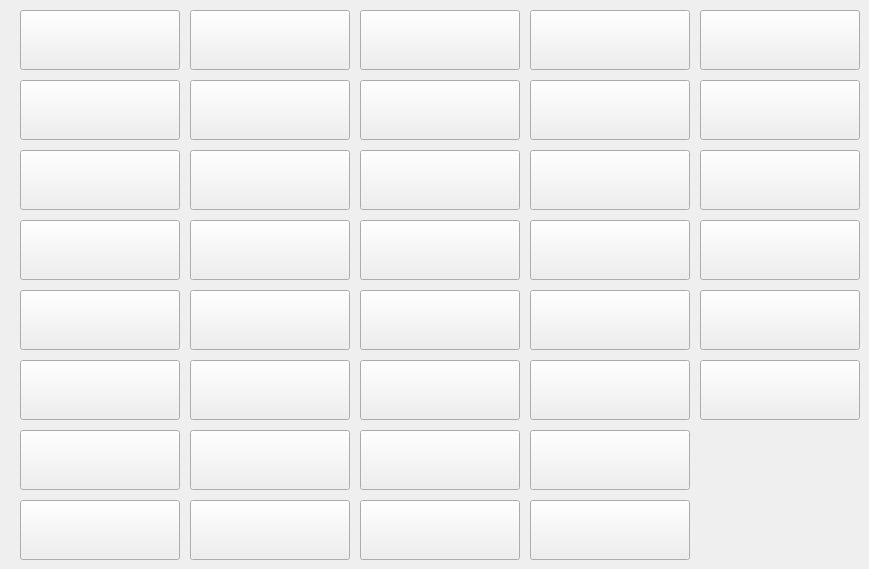
   <widget class="QWidget" name="tab_2">
    <attribute name="title">
     <string>FullpornNetwork</string>
    </attribute>
    <widget class="QPushButton" name="Btn_Analized">
     <property name="geometry">
      <rect>
       <x>20</x>
       <y>80</y>
       <width>160</width>
       <height>60</height>
      </rect>
     </property>
     <property name="font">
      <font>
       <pointsize>18</pointsize>
      </font>
     </property>
     <property name="whatsThis">
      <string>Analized</string>
     </property>
     <property name="styleSheet">
      <string notr="true">background-image: url(:/gui/resource_collection_files/Logos/studios/Analized/Analized_160x60.jpg);

</string>
     </property>
     <property name="text">
      <string/>
     </property>
    </widget>
    <widget class="QPushButton" name="Btn_FullpornNetwork">
     <property name="geometry">
      <rect>
       <x>20</x>
       <y>10</y>
       <width>160</width>
       <height>60</height>
      </rect>
     </property>
     <property name="font">
      <font>
       <pointsize>18</pointsize>
      </font>
     </property>
     <property name="whatsThis">
      <string>FullpornNetwork</string>
     </property>
     <property name="styleSheet">
      <string notr="true">background-image: url(:/gui/resource_collection_files/Logos/studios/FullpornNetwork/FullpornNetwork_160x60.png);

</string>
     </property>
     <property name="text">
      <string/>
     </property>
    </widget>
    <widget class="QPushButton" name="Btn_AbbieMarley">
     <property name="geometry">
      <rect>
       <x>20</x>
       <y>150</y>
       <width>160</width>
       <height>60</height>
      </rect>
     </property>
     <property name="font">
      <font>
       <pointsize>18</pointsize>
      </font>
     </property>
     <property name="whatsThis">
      <string>AbbieMarley</string>
     </property>
     <property name="styleSheet">
      <string notr="true">background-image: url(:/gui/resource_collection_files/Logos/studios/AbbieMarley/AbbieMarley_160x60.jpg);

</string>
     </property>
     <property name="text">
      <string/>
     </property>
    </widget>
    <widget class="QPushButton" name="Btn_AnalAmateur">
     <property name="geometry">
      <rect>
       <x>20</x>
       <y>220</y>
       <width>160</width>
       <height>60</height>
      </rect>
     </property>
     <property name="font">
      <font>
       <pointsize>18</pointsize>
      </font>
     </property>
     <property name="whatsThis">
      <string>AnalAmateur</string>
     </property>
     <property name="styleSheet">
      <string notr="true">background-image: url(:/gui/resource_collection_files/Logos/studios/AnalAmateur/AnalAmateur_160x60.jpg);

</string>
     </property>
     <property name="text">
      <string/>
     </property>
    </widget>
    <widget class="QPushButton" name="Btn_AnalBBC">
     <property name="geometry">
      <rect>
       <x>20</x>
       <y>290</y>
       <width>160</width>
       <height>60</height>
      </rect>
     </property>
     <property name="font">
      <font>
       <pointsize>18</pointsize>
      </font>
     </property>
     <property name="whatsThis">
      <string>AnalBBC</string>
     </property>
     <property name="styleSheet">
      <string notr="true">background-image: url(:/gui/resource_collection_files/Logos/studios/AnalBBC/AnalBBC_160x90.jpg);
      
</string>
     </property>
     <property name="text">
      <string/>
     </property>
    </widget>
    <widget class="QPushButton" name="Btn_AnalViolation">
     <property name="geometry">
      <rect>
       <x>20</x>
       <y>360</y>
       <width>160</width>
       <height>60</height>
      </rect>
     </property>
     <property name="font">
      <font>
       <pointsize>18</pointsize>
      </font>
     </property>
     <property name="whatsThis">
      <string>AnalViolation</string>
     </property>
     <property name="styleSheet">
      <string notr="true">background-image: url(:/gui/resource_collection_files/Logos/studios/AnalViolation/AnalViolation_160x60.jpg);
      
</string>
     </property>
     <property name="text">
      <string/>
     </property>
    </widget>
    <widget class="QPushButton" name="Btn_BadDaddyPOV">
     <property name="geometry">
      <rect>
       <x>20</x>
       <y>430</y>
       <width>160</width>
       <height>60</height>
      </rect>
     </property>
     <property name="font">
      <font>
       <pointsize>18</pointsize>
      </font>
     </property>
     <property name="whatsThis">
      <string>BadDaddyPOV</string>
     </property>
     <property name="styleSheet">
      <string notr="true">background-image: url(:/gui/resource_collection_files/Logos/studios/BadDaddyPOV/BadDaddyPOV_160x60.jpg);
      
</string>
     </property>
     <property name="text">
      <string/>
     </property>
    </widget>
    <widget class="QPushButton" name="Btn_BadFamilyPOV">
     <property name="geometry">
      <rect>
       <x>20</x>
       <y>500</y>
       <width>160</width>
       <height>60</height>
      </rect>
     </property>
     <property name="font">
      <font>
       <pointsize>18</pointsize>
      </font>
     </property>
     <property name="whatsThis">
      <string>BadFamilyPOV</string>
     </property>
     <property name="styleSheet">
      <string notr="true">background-image: url(:/gui/resource_collection_files/Logos/studios/BadFamilyPOV/BadFamilyPOV_160x60.jpg);
      
</string>
     </property>
     <property name="text">
      <string/>
     </property>
    </widget>
    <widget class="QPushButton" name="Btn_HerGape">
     <property name="geometry">
      <rect>
       <x>190</x>
       <y>360</y>
       <width>160</width>
       <height>60</height>
      </rect>
     </property>
     <property name="font">
      <font>
       <pointsize>18</pointsize>
      </font>
     </property>
     <property name="whatsThis">
      <string>HerGape</string>
     </property>
     <property name="styleSheet">
      <string notr="true">background-image: url(:/gui/resource_collection_files/Logos/studios/HerGape/HerGape_160x60.jpg);
      
</string>
     </property>
     <property name="text">
      <string/>
     </property>
    </widget>
    <widget class="QPushButton" name="Btn_DaughterJOI">
     <property name="geometry">
      <rect>
       <x>190</x>
       <y>80</y>
       <width>160</width>
       <height>60</height>
      </rect>
     </property>
     <property name="font">
      <font>
       <pointsize>18</pointsize>
      </font>
     </property>
     <property name="whatsThis">
      <string>DaughterJOI</string>
     </property>
     <property name="styleSheet">
      <string notr="true">background-image: url(:/gui/resource_collection_files/Logos/studios/DaughterJOI/DaughterJOI_160x60.jpg);

</string>
     </property>
     <property name="text">
      <string/>
     </property>
    </widget>
    <widget class="QPushButton" name="Btn_JamesDeen">
     <property name="geometry">
      <rect>
       <x>190</x>
       <y>500</y>
       <width>160</width>
       <height>60</height>
      </rect>
     </property>
     <property name="font">
      <font>
       <pointsize>18</pointsize>
      </font>
     </property>
     <property name="whatsThis">
      <string>JamesDeen</string>
     </property>
     <property name="styleSheet">
      <string notr="true">background-image: url(:/gui/resource_collection_files/Logos/studios/JamesDeen/JamesDeen_160x60.jpg);
      
</string>
     </property>
     <property name="text">
      <string/>
     </property>
    </widget>
    <widget class="QPushButton" name="Btn_GirlFaction">
     <property name="geometry">
      <rect>
       <x>190</x>
       <y>290</y>
       <width>160</width>
       <height>60</height>
      </rect>
     </property>
     <property name="font">
      <font>
       <pointsize>18</pointsize>
      </font>
     </property>
     <property name="whatsThis">
      <string>GirlFaction</string>
     </property>
     <property name="styleSheet">
      <string notr="true">background-image: url(:/gui/resource_collection_files/Logos/studios/GirlFaction/GirlFaction_160x60.jpg);
      
</string>
     </property>
     <property name="text">
      <string/>
     </property>
    </widget>
    <widget class="QPushButton" name="Btn_HomemadeAnalWhores">
     <property name="geometry">
      <rect>
       <x>190</x>
       <y>430</y>
       <width>160</width>
       <height>60</height>
      </rect>
     </property>
     <property name="font">
      <font>
       <pointsize>18</pointsize>
      </font>
     </property>
     <property name="whatsThis">
      <string>HomemadeAnalWhores</string>
     </property>
     <property name="styleSheet">
      <string notr="true">background-image: url(:/gui/resource_collection_files/Logos/studios/HomemadeAnalWhores/HomemadeAnalWhores_160x60.jpg);
      
</string>
     </property>
     <property name="text">
      <string/>
     </property>
    </widget>
    <widget class="QPushButton" name="Btn_BadMommyPOV">
     <property name="geometry">
      <rect>
       <x>190</x>
       <y>10</y>
       <width>160</width>
       <height>60</height>
      </rect>
     </property>
     <property name="font">
      <font>
       <pointsize>18</pointsize>
      </font>
     </property>
     <property name="whatsThis">
      <string>BadMommyPOV</string>
     </property>
     <property name="styleSheet">
      <string notr="true">background-image: url(:/gui/resource_collection_files/Logos/studios/BadMommyPOV/BadMommyPOV_160x60.jpg);

</string>
     </property>
     <property name="text">
      <string/>
     </property>
    </widget>
    <widget class="QPushButton" name="Btn_DTFsluts">
     <property name="geometry">
      <rect>
       <x>190</x>
       <y>220</y>
       <width>160</width>
       <height>60</height>
      </rect>
     </property>
     <property name="font">
      <font>
       <pointsize>18</pointsize>
      </font>
     </property>
     <property name="whatsThis">
      <string>DTFsluts</string>
     </property>
     <property name="styleSheet">
      <string notr="true">background-image: url(:/gui/resource_collection_files/Logos/studios/DTFsluts/DTFsluts_160x60.jpg);

</string>
     </property>
     <property name="text">
      <string/>
     </property>
    </widget>
    <widget class="QPushButton" name="Btn_DownToFuckDating">
     <property name="geometry">
      <rect>
       <x>190</x>
       <y>150</y>
       <width>160</width>
       <height>60</height>
      </rect>
     </property>
     <property name="font">
      <font>
       <pointsize>18</pointsize>
      </font>
     </property>
     <property name="whatsThis">
      <string>DownToFuckDating</string>
     </property>
     <property name="styleSheet">
      <string notr="true">background-image: url(:/gui/resource_collection_files/Logos/studios/DownToFuckDating/DownToFuckDating_160x60.jpg);

</string>
     </property>
     <property name="text">
      <string/>
     </property>
    </widget>
    <widget class="QPushButton" name="Btn_PorkVendors">
     <property name="geometry">
      <rect>
       <x>360</x>
       <y>360</y>
       <width>160</width>
       <height>60</height>
      </rect>
     </property>
     <property name="font">
      <font>
       <pointsize>18</pointsize>
      </font>
     </property>
     <property name="whatsThis">
      <string>PorkVendors</string>
     </property>
     <property name="styleSheet">
      <string notr="true">background-image: url(:/gui/resource_collection_files/Logos/studios/PorkVendors/PorkVendors_160x60.jpg);
      
</string>
     </property>
     <property name="text">
      <string/>
     </property>
    </widget>
    <widget class="QPushButton" name="Btn_MommyJOI">
     <property name="geometry">
      <rect>
       <x>360</x>
       <y>80</y>
       <width>160</width>
       <height>60</height>
      </rect>
     </property>
     <property name="font">
      <font>
       <pointsize>18</pointsize>
      </font>
     </property>
     <property name="whatsThis">
      <string>MommyJOI</string>
     </property>
     <property name="styleSheet">
      <string notr="true">background-image: url(:/gui/resource_collection_files/Logos/studios/MommyJOI/MommyJOI_160x60.jpg);

</string>
     </property>
     <property name="text">
      <string/>
     </property>
    </widget>
    <widget class="QPushButton" name="Btn_PublicSexDate">
     <property name="geometry">
      <rect>
       <x>360</x>
       <y>500</y>
       <width>160</width>
       <height>60</height>
      </rect>
     </property>
     <property name="font">
      <font>
       <pointsize>18</pointsize>
      </font>
     </property>
     <property name="whatsThis">
      <string>PublicSexDate</string>
     </property>
     <property name="styleSheet">
      <string notr="true">background-image: url(:/gui/resource_collection_files/Logos/studios/PublicSexDate/PublicSexDate_160x60.jpg);
      
</string>
     </property>
     <property name="text">
      <string/>
     </property>
    </widget>
    <widget class="QPushButton" name="Btn_PervertGallery">
     <property name="geometry">
      <rect>
       <x>360</x>
       <y>290</y>
       <width>160</width>
       <height>60</height>
      </rect>
     </property>
     <property name="font">
      <font>
       <pointsize>18</pointsize>
      </font>
     </property>
     <property name="whatsThis">
      <string>PervertGallery</string>
     </property>
     <property name="styleSheet">
      <string notr="true">background-image: url(:/gui/resource_collection_files/Logos/studios/PervertGallery/PervertGallery_160x60.jpg);
      
</string>
     </property>
     <property name="text">
      <string/>
     </property>
    </widget>
    <widget class="QPushButton" name="Btn_POVperverts">
     <property name="geometry">
      <rect>
       <x>360</x>
       <y>430</y>
       <width>160</width>
       <height>60</height>
      </rect>
     </property>
     <property name="font">
      <font>
       <pointsize>18</pointsize>
      </font>
     </property>
     <property name="whatsThis">
      <string>POVperverts</string>
     </property>
     <property name="styleSheet">
      <string notr="true">background-image: url(:/gui/resource_collection_files/Logos/studios/POVperverts/POVperverts_160x60.jpg);
      
</string>
     </property>
     <property name="text">
      <string/>
     </property>
    </widget>
    <widget class="QPushButton" name="Btn_LesbianAnalSluts">
     <property name="geometry">
      <rect>
       <x>360</x>
       <y>10</y>
       <width>160</width>
       <height>60</height>
      </rect>
     </property>
     <property name="font">
      <font>
       <pointsize>18</pointsize>
      </font>
     </property>
     <property name="whatsThis">
      <string>LesbianAnalSluts</string>
     </property>
     <property name="styleSheet">
      <string notr="true">background-image: url(:/gui/resource_collection_files/Logos/studios/LesbianAnalSluts/LesbianAnalSluts_160x60.jpg);

</string>
     </property>
     <property name="text">
      <string/>
     </property>
    </widget>
    <widget class="QPushButton" name="Btn_OnlyPrince">
     <property name="geometry">
      <rect>
       <x>360</x>
       <y>220</y>
       <width>160</width>
       <height>60</height>
      </rect>
     </property>
     <property name="font">
      <font>
       <pointsize>18</pointsize>
      </font>
     </property>
     <property name="whatsThis">
      <string>OnlyPrince</string>
     </property>
     <property name="styleSheet">
      <string notr="true">background-image: url(:/gui/resource_collection_files/Logos/studios/OnlyPrince/OnlyPrince_160x60.jpg);

</string>
     </property>
     <property name="text">
      <string/>
     </property>
    </widget>
    <widget class="QPushButton" name="Btn_MugFucked">
     <property name="geometry">
      <rect>
       <x>360</x>
       <y>150</y>
       <width>160</width>
       <height>60</height>
      </rect>
     </property>
     <property name="font">
      <font>
       <pointsize>18</pointsize>
      </font>
     </property>
     <property name="whatsThis">
      <string>MugFucked</string>
     </property>
     <property name="styleSheet">
      <string notr="true">background-image: url(:/gui/resource_collection_files/Logos/studios/MugFucked/MugFucked_160x60.jpg);

</string>
     </property>
     <property name="text">
      <string/>
     </property>
    </widget>
    <widget class="QPushButton" name="Btn_SlutInspection">
     <property name="geometry">
      <rect>
       <x>530</x>
       <y>150</y>
       <width>160</width>
       <height>60</height>
      </rect>
     </property>
     <property name="font">
      <font>
       <pointsize>18</pointsize>
      </font>
     </property>
     <property name="whatsThis">
      <string>SlutInspection</string>
     </property>
     <property name="styleSheet">
      <string notr="true">background-image: url(:/gui/resource_collection_files/Logos/studios/SlutInspection/SlutInspection_160x60.jpg);

</string>
     </property>
     <property name="text">
      <string/>
     </property>
    </widget>
    <widget class="QPushButton" name="Btn_YourMomDoesANAL">
     <property name="geometry">
      <rect>
       <x>700</x>
       <y>290</y>
       <width>160</width>
       <height>60</height>
      </rect>
     </property>
     <property name="font">
      <font>
       <pointsize>18</pointsize>
      </font>
     </property>
     <property name="whatsThis">
      <string>YourMomDoesANAL</string>
     </property>
     <property name="styleSheet">
      <string notr="true">background-image: url(:/gui/resource_collection_files/Logos/studios/YourMomDoesANAL/YourMomDoesANAL_160x60.jpg);
      
</string>
     </property>
     <property name="text">
      <string/>
     </property>
    </widget>
    <widget class="QPushButton" name="Btn_SheFucksOnTheFirstDate">
     <property name="geometry">
      <rect>
       <x>530</x>
       <y>80</y>
       <width>160</width>
       <height>60</height>
      </rect>
     </property>
     <property name="font">
      <font>
       <pointsize>18</pointsize>
      </font>
     </property>
     <property name="whatsThis">
      <string>SheFucksOnTheFirstDate</string>
     </property>
     <property name="styleSheet">
      <string notr="true">background-image: url(:/gui/resource_collection_files/Logos/studios/SheFucksOnTheFirstDate/SheFucksOnTheFirstDate_160x60.jpg);
      
</string>
     </property>
     <property name="text">
      <string/>
     </property>
    </widget>
    <widget class="QPushButton" name="Btn_RealFuckingDating">
     <property name="geometry">
      <rect>
       <x>530</x>
       <y>10</y>
       <width>160</width>
       <height>60</height>
      </rect>
     </property>
     <property name="font">
      <font>
       <pointsize>18</pointsize>
      </font>
     </property>
     <property name="whatsThis">
      <string>RealFuckingDating</string>
     </property>
     <property name="styleSheet">
      <string notr="true">background-image: url(:/gui/resource_collection_files/Logos/studios/RealFuckingDating/RealFuckingDating_160x60.jpg);
      
</string>
     </property>
     <property name="text">
      <string/>
     </property>
    </widget>
    <widget class="QPushButton" name="Btn_SluttyBBWs">
     <property name="geometry">
      <rect>
       <x>530</x>
       <y>360</y>
       <width>160</width>
       <height>60</height>
      </rect>
     </property>
     <property name="font">
      <font>
       <pointsize>18</pointsize>
      </font>
     </property>
     <property name="whatsThis">
      <string>SluttyBBWs</string>
     </property>
     <property name="styleSheet">
      <string notr="true">background-image: url(:/gui/resource_collection_files/Logos/studios/SluttyBBWs/SluttyBBWs_160x60.jpg);
      
</string>
     </property>
     <property name="text">
      <string/>
     </property>
    </widget>
    <widget class="QPushButton" name="Btn_YourMomDoesPorn">
     <property name="geometry">
      <rect>
       <x>700</x>
       <y>360</y>
       <width>160</width>
       <height>60</height>
      </rect>
     </property>
     <property name="font">
      <font>
       <pointsize>18</pointsize>
      </font>
     </property>
     <property name="whatsThis">
      <string>YourMomDoesPorn</string>
     </property>
     <property name="styleSheet">
      <string notr="true">background-image: url(:/gui/resource_collection_files/Logos/studios/YourMomDoesPorn/YourMomDoesPorn_160x60.jpg);
      
</string>
     </property>
     <property name="text">
      <string/>
     </property>
    </widget>
    <widget class="QPushButton" name="Btn_TeenageAnalSluts">
     <property name="geometry">
      <rect>
       <x>530</x>
       <y>500</y>
       <width>160</width>
       <height>60</height>
      </rect>
     </property>
     <property name="font">
      <font>
       <pointsize>18</pointsize>
      </font>
     </property>
     <property name="whatsThis">
      <string>TeenageAnalSluts</string>
     </property>
     <property name="styleSheet">
      <string notr="true">background-image: url(:/gui/resource_collection_files/Logos/studios/TeenageAnalSluts/TeenageAnalSluts_160x60.jpg);
      
</string>
     </property>
     <property name="text">
      <string/>
     </property>
    </widget>
    <widget class="QPushButton" name="Btn_TeenageTryouts">
     <property name="geometry">
      <rect>
       <x>700</x>
       <y>80</y>
       <width>160</width>
       <height>60</height>
      </rect>
     </property>
     <property name="font">
      <font>
       <pointsize>18</pointsize>
      </font>
     </property>
     <property name="whatsThis">
      <string>TeenageTryouts</string>
     </property>
     <property name="styleSheet">
      <string notr="true">background-image: url(:/gui/resource_collection_files/Logos/studios/TeenageTryouts/TeenageTryouts_160x60.jpg);

</string>
     </property>
     <property name="text">
      <string/>
     </property>
    </widget>
    <widget class="QPushButton" name="Btn_WifesPOV">
     <property name="geometry">
      <rect>
       <x>700</x>
       <y>220</y>
       <width>160</width>
       <height>60</height>
      </rect>
     </property>
     <property name="font">
      <font>
       <pointsize>18</pointsize>
      </font>
     </property>
     <property name="whatsThis">
      <string>WifesPOV</string>
     </property>
     <property name="styleSheet">
      <string notr="true">background-image: url(:/gui/resource_collection_files/Logos/studios/WifesPOV/WifesPOV_160x60.jpg);

</string>
     </property>
     <property name="text">
      <string/>
     </property>
    </widget>
    <widget class="QPushButton" name="Btn_TeasingandPleasing">
     <property name="geometry">
      <rect>
       <x>530</x>
       <y>430</y>
       <width>160</width>
       <height>60</height>
      </rect>
     </property>
     <property name="font">
      <font>
       <pointsize>18</pointsize>
      </font>
     </property>
     <property name="whatsThis">
      <string>TeasingandPleasing</string>
     </property>
     <property name="styleSheet">
      <string notr="true">background-image: url(:/gui/resource_collection_files/Logos/studios/TeasingandPleasing/TeasingandPleasing_160x60.jpg);
      
</string>
     </property>
     <property name="text">
      <string/>
     </property>
    </widget>
    <widget class="QPushButton" name="Btn_TeenageCorruption">
     <property name="geometry">
      <rect>
       <x>700</x>
       <y>10</y>
       <width>160</width>
       <height>60</height>
      </rect>
     </property>
     <property name="font">
      <font>
       <pointsize>18</pointsize>
      </font>
     </property>
     <property name="whatsThis">
      <string>TeenageCorruption</string>
     </property>
     <property name="styleSheet">
      <string notr="true">background-image: url(:/gui/resource_collection_files/Logos/studios/TeenageCorruption/TeenageCorruption_160x60.jpg);

</string>
     </property>
     <property name="text">
      <string/>
     </property>
    </widget>
    <widget class="QPushButton" name="Btn_SlutsBTS">
     <property name="geometry">
      <rect>
       <x>530</x>
       <y>220</y>
       <width>160</width>
       <height>60</height>
      </rect>
     </property>
     <property name="font">
      <font>
       <pointsize>18</pointsize>
      </font>
     </property>
     <property name="whatsThis">
      <string>SlutsBTS</string>
     </property>
     <property name="styleSheet">
      <string notr="true">background-image: url(:/gui/resource_collection_files/Logos/studios/SlutsBTS/SlutsBTS_160x60.jpg);

</string>
     </property>
     <property name="text">
      <string/>
     </property>
    </widget>
    <widget class="QPushButton" name="Btn_SlutsPOV">
     <property name="geometry">
      <rect>
       <x>530</x>
       <y>290</y>
       <width>160</width>
       <height>60</height>
      </rect>
     </property>
     <property name="font">
      <font>
       <pointsize>18</pointsize>
      </font>
     </property>
     <property name="whatsThis">
      <string>SlutsPOV</string>
     </property>
     <property name="styleSheet">
      <string notr="true">background-image: url(:/gui/resource_collection_files/Logos/studios/SlutsPOV/SlutsPOV_160x60.jpg);
      
</string>
     </property>
     <property name="text">
      <string/>
     </property>
    </widget>
    <widget class="QPushButton" name="Btn_TwistedVisual">
     <property name="geometry">
      <rect>
       <x>700</x>
       <y>150</y>
       <width>160</width>
       <height>60</height>
      </rect>
     </property>
     <property name="font">
      <font>
       <pointsize>18</pointsize>
      </font>
     </property>
     <property name="whatsThis">
      <string>TwistedVisual</string>
     </property>
     <property name="styleSheet">
      <string notr="true">background-image: url(:/gui/resource_collection_files/Logos/studios/TwistedVisual/TwistedVisual_160x60.jpg);

</string>
     </property>
     <property name="text">
      <string/>
     </property>
    </widget>
   </widget>
